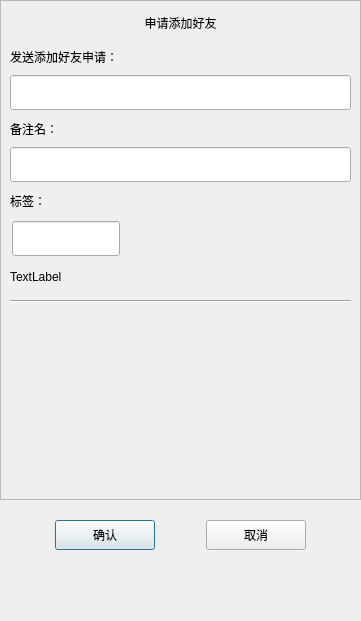
<?xml version="1.0" encoding="UTF-8"?>
<ui version="4.0">
 <class>ApplyFriend</class>
 <widget class="QDialog" name="ApplyFriend">
  <property name="geometry">
   <rect>
    <x>0</x>
    <y>0</y>
    <width>361</width>
    <height>621</height>
   </rect>
  </property>
  <property name="minimumSize">
   <size>
    <width>361</width>
    <height>621</height>
   </size>
  </property>
  <property name="maximumSize">
   <size>
    <width>361</width>
    <height>621</height>
   </size>
  </property>
  <property name="windowTitle">
   <string>Dialog</string>
  </property>
  <layout class="QVBoxLayout" name="verticalLayout">
   <property name="spacing">
    <number>0</number>
   </property>
   <property name="leftMargin">
    <number>0</number>
   </property>
   <property name="topMargin">
    <number>0</number>
   </property>
   <property name="rightMargin">
    <number>0</number>
   </property>
   <property name="bottomMargin">
    <number>0</number>
   </property>
   <item>
    <widget class="QScrollArea" name="scrollArea">
     <property name="minimumSize">
      <size>
       <width>0</width>
       <height>500</height>
      </size>
     </property>
     <property name="widgetResizable">
      <bool>true</bool>
     </property>
     <widget class="QWidget" name="scrollcontent">
      <property name="geometry">
       <rect>
        <x>0</x>
        <y>0</y>
        <width>359</width>
        <height>498</height>
       </rect>
      </property>
      <layout class="QVBoxLayout" name="verticalLayout_2">
       <property name="spacing">
        <number>0</number>
       </property>
       <property name="leftMargin">
        <number>0</number>
       </property>
       <property name="rightMargin">
        <number>0</number>
       </property>
       <item>
        <widget class="QLabel" name="apply_lb">
         <property name="minimumSize">
          <size>
           <width>0</width>
           <height>25</height>
          </size>
         </property>
         <property name="maximumSize">
          <size>
           <width>16777215</width>
           <height>25</height>
          </size>
         </property>
         <property name="text">
          <string>申请添加好友</string>
         </property>
         <property name="alignment">
          <set>Qt::AlignmentFlag::AlignCenter</set>
         </property>
        </widget>
       </item>
       <item>
        <widget class="QWidget" name="apply_wid" native="true">
         <layout class="QVBoxLayout" name="verticalLayout_3">
          <item>
           <widget class="QLabel" name="label">
            <property name="minimumSize">
             <size>
              <width>0</width>
              <height>25</height>
             </size>
            </property>
            <property name="maximumSize">
             <size>
              <width>16777215</width>
              <height>25</height>
             </size>
            </property>
            <property name="text">
             <string>发送添加好友申请：</string>
            </property>
           </widget>
          </item>
          <item>
           <widget class="CustomizeEdit" name="name_ed">
            <property name="minimumSize">
             <size>
              <width>0</width>
              <height>35</height>
             </size>
            </property>
            <property name="maximumSize">
             <size>
              <width>16777215</width>
              <height>35</height>
             </size>
            </property>
           </widget>
          </item>
          <item>
           <widget class="QLabel" name="label_2">
            <property name="minimumSize">
             <size>
              <width>0</width>
              <height>25</height>
             </size>
            </property>
            <property name="maximumSize">
             <size>
              <width>16777215</width>
              <height>25</height>
             </size>
            </property>
            <property name="text">
             <string>备注名：</string>
            </property>
           </widget>
          </item>
          <item>
           <widget class="CustomizeEdit" name="back_ed">
            <property name="minimumSize">
             <size>
              <width>0</width>
              <height>35</height>
             </size>
            </property>
            <property name="maximumSize">
             <size>
              <width>16777215</width>
              <height>35</height>
             </size>
            </property>
           </widget>
          </item>
          <item>
           <widget class="QLabel" name="label_3">
            <property name="minimumSize">
             <size>
              <width>0</width>
              <height>25</height>
             </size>
            </property>
            <property name="maximumSize">
             <size>
              <width>16777215</width>
              <height>25</height>
             </size>
            </property>
            <property name="text">
             <string>标签：</string>
            </property>
           </widget>
          </item>
          <item>
           <widget class="QWidget" name="lb_group_wid" native="true">
            <property name="minimumSize">
             <size>
              <width>0</width>
              <height>50</height>
             </size>
            </property>
            <layout class="QVBoxLayout" name="verticalLayout_4">
             <property name="spacing">
              <number>0</number>
             </property>
             <property name="leftMargin">
              <number>0</number>
             </property>
             <property name="topMargin">
              <number>0</number>
             </property>
             <property name="rightMargin">
              <number>0</number>
             </property>
             <property name="bottomMargin">
              <number>0</number>
             </property>
             <item>
              <widget class="QWidget" name="gridWidget" native="true">
               <property name="minimumSize">
                <size>
                 <width>0</width>
                 <height>40</height>
                </size>
               </property>
               <property name="maximumSize">
                <size>
                 <width>16777215</width>
                 <height>40</height>
                </size>
               </property>
               <widget class="CustomizeEdit" name="lb_ed">
                <property name="geometry">
                 <rect>
                  <x>2</x>
                  <y>2</y>
                  <width>108</width>
                  <height>35</height>
                 </rect>
                </property>
                <property name="maximumSize">
                 <size>
                  <width>16777215</width>
                  <height>35</height>
                 </size>
                </property>
               </widget>
              </widget>
             </item>
             <item>
              <widget class="QWidget" name="input_tip_wid" native="true">
               <property name="minimumSize">
                <size>
                 <width>0</width>
                 <height>35</height>
                </size>
               </property>
               <property name="maximumSize">
                <size>
                 <width>16777215</width>
                 <height>35</height>
                </size>
               </property>
               <layout class="QVBoxLayout" name="verticalLayout_5">
                <property name="spacing">
                 <number>0</number>
                </property>
                <property name="leftMargin">
                 <number>0</number>
                </property>
                <property name="topMargin">
                 <number>0</number>
                </property>
                <property name="rightMargin">
                 <number>0</number>
                </property>
                <property name="bottomMargin">
                 <number>0</number>
                </property>
                <item>
                 <widget class="ClickedOnceLabel" name="tip_lb">
                  <property name="text">
                   <string>TextLabel</string>
                  </property>
                 </widget>
                </item>
               </layout>
              </widget>
             </item>
            </layout>
           </widget>
          </item>
          <item>
           <widget class="Line" name="line">
            <property name="orientation">
             <enum>Qt::Orientation::Horizontal</enum>
            </property>
           </widget>
          </item>
          <item>
           <widget class="QWidget" name="widget" native="true">
            <property name="minimumSize">
             <size>
              <width>0</width>
              <height>60</height>
             </size>
            </property>
            <layout class="QHBoxLayout" name="horizontalLayout_2">
             <property name="spacing">
              <number>7</number>
             </property>
             <property name="leftMargin">
              <number>0</number>
             </property>
             <property name="topMargin">
              <number>0</number>
             </property>
             <property name="rightMargin">
              <number>0</number>
             </property>
             <property name="bottomMargin">
              <number>0</number>
             </property>
             <item>
              <widget class="QWidget" name="lb_list" native="true">
               <property name="minimumSize">
                <size>
                 <width>287</width>
                 <height>50</height>
                </size>
               </property>
               <property name="maximumSize">
                <size>
                 <width>287</width>
                 <height>16777215</height>
                </size>
               </property>
              </widget>
             </item>
             <item>
              <widget class="QWidget" name="more_lb_wid" native="true">
               <property name="sizePolicy">
                <sizepolicy hsizetype="Preferred" vsizetype="Preferred">
                 <horstretch>30</horstretch>
                 <verstretch>0</verstretch>
                </sizepolicy>
               </property>
               <property name="minimumSize">
                <size>
                 <width>30</width>
                 <height>0</height>
                </size>
               </property>
               <layout class="QVBoxLayout" name="verticalLayout_6">
                <item>
                 <spacer name="verticalSpacer_4">
                  <property name="orientation">
                   <enum>Qt::Orientation::Vertical</enum>
                  </property>
                  <property name="sizeHint" stdset="0">
                   <size>
                    <width>20</width>
                    <height>40</height>
                   </size>
                  </property>
                 </spacer>
                </item>
                <item>
                 <widget class="ClickedOnceLabel" name="more_lb">
                  <property name="minimumSize">
                   <size>
                    <width>25</width>
                    <height>25</height>
                   </size>
                  </property>
                  <property name="maximumSize">
                   <size>
                    <width>25</width>
                    <height>25</height>
                   </size>
                  </property>
                  <property name="text">
                   <string/>
                  </property>
                  <property name="alignment">
                   <set>Qt::AlignmentFlag::AlignCenter</set>
                  </property>
                 </widget>
                </item>
                <item>
                 <spacer name="verticalSpacer_3">
                  <property name="orientation">
                   <enum>Qt::Orientation::Vertical</enum>
                  </property>
                  <property name="sizeHint" stdset="0">
                   <size>
                    <width>20</width>
                    <height>40</height>
                   </size>
                  </property>
                 </spacer>
                </item>
               </layout>
              </widget>
             </item>
            </layout>
           </widget>
          </item>
         </layout>
        </widget>
       </item>
      </layout>
     </widget>
    </widget>
   </item>
   <item>
    <spacer name="verticalSpacer">
     <property name="orientation">
      <enum>Qt::Orientation::Vertical</enum>
     </property>
     <property name="sizeType">
      <enum>QSizePolicy::Policy::Fixed</enum>
     </property>
     <property name="sizeHint" stdset="0">
      <size>
       <width>20</width>
       <height>10</height>
      </size>
     </property>
    </spacer>
   </item>
   <item>
    <widget class="QWidget" name="apply_sure_wid" native="true">
     <property name="minimumSize">
      <size>
       <width>0</width>
       <height>50</height>
      </size>
     </property>
     <layout class="QHBoxLayout" name="horizontalLayout">
      <item>
       <spacer name="horizontalSpacer">
        <property name="orientation">
         <enum>Qt::Orientation::Horizontal</enum>
        </property>
        <property name="sizeHint" stdset="0">
         <size>
          <width>40</width>
          <height>20</height>
         </size>
        </property>
       </spacer>
      </item>
      <item>
       <widget class="ClickedBtn" name="sure_btn">
        <property name="minimumSize">
         <size>
          <width>100</width>
          <height>30</height>
         </size>
        </property>
        <property name="text">
         <string>确认</string>
        </property>
       </widget>
      </item>
      <item>
       <spacer name="horizontalSpacer_2">
        <property name="orientation">
         <enum>Qt::Orientation::Horizontal</enum>
        </property>
        <property name="sizeHint" stdset="0">
         <size>
          <width>40</width>
          <height>20</height>
         </size>
        </property>
       </spacer>
      </item>
      <item>
       <widget class="ClickedBtn" name="cancel_btn">
        <property name="minimumSize">
         <size>
          <width>100</width>
          <height>30</height>
         </size>
        </property>
        <property name="text">
         <string>取消</string>
        </property>
       </widget>
      </item>
      <item>
       <spacer name="horizontalSpacer_3">
        <property name="orientation">
         <enum>Qt::Orientation::Horizontal</enum>
        </property>
        <property name="sizeHint" stdset="0">
         <size>
          <width>40</width>
          <height>20</height>
         </size>
        </property>
       </spacer>
      </item>
     </layout>
    </widget>
   </item>
   <item>
    <spacer name="verticalSpacer_2">
     <property name="orientation">
      <enum>Qt::Orientation::Vertical</enum>
     </property>
     <property name="sizeHint" stdset="0">
      <size>
       <width>20</width>
       <height>40</height>
      </size>
     </property>
    </spacer>
   </item>
  </layout>
 </widget>
 <customwidgets>
  <customwidget>
   <class>ClickedOnceLabel</class>
   <extends>QLabel</extends>
   <header location="global">clickedoncelabel.h</header>
  </customwidget>
  <customwidget>
   <class>ClickedBtn</class>
   <extends>QPushButton</extends>
   <header location="global">clickedbtn.h</header>
  </customwidget>
  <customwidget>
   <class>CustomizeEdit</class>
   <extends>QLineEdit</extends>
   <header location="global">customizeedit.h</header>
  </customwidget>
 </customwidgets>
 <resources/>
 <connections/>
</ui>
